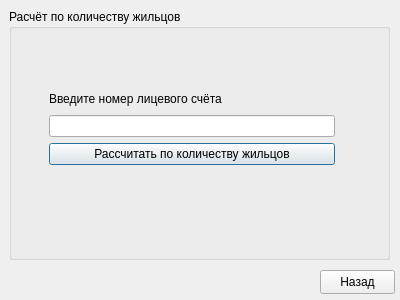
<?xml version="1.0" encoding="UTF-8"?>
<ui version="4.0">
 <class>MethodTenantCount</class>
 <widget class="QDialog" name="MethodTenantCount">
  <property name="geometry">
   <rect>
    <x>0</x>
    <y>0</y>
    <width>400</width>
    <height>300</height>
   </rect>
  </property>
  <property name="windowTitle">
   <string>Dialog</string>
  </property>
  <widget class="QGroupBox" name="groupBox">
   <property name="geometry">
    <rect>
     <x>9</x>
     <y>9</y>
     <width>381</width>
     <height>251</height>
    </rect>
   </property>
   <property name="title">
    <string>Расчёт по количеству жильцов</string>
   </property>
   <widget class="QWidget" name="layoutWidget">
    <property name="geometry">
     <rect>
      <x>40</x>
      <y>80</y>
      <width>286</width>
      <height>76</height>
     </rect>
    </property>
    <layout class="QVBoxLayout" name="verticalLayout">
     <item>
      <widget class="QLabel" name="label">
       <property name="text">
        <string>Введите номер лицевого счёта</string>
       </property>
      </widget>
     </item>
     <item>
      <widget class="QLineEdit" name="lineEdit_selectRow"/>
     </item>
     <item>
      <widget class="QPushButton" name="pushButton_calculate">
       <property name="text">
        <string>Рассчитать по количеству жильцов</string>
       </property>
      </widget>
     </item>
    </layout>
   </widget>
  </widget>
  <widget class="QPushButton" name="pushButton_toChoiceWin">
   <property name="geometry">
    <rect>
     <x>320</x>
     <y>270</y>
     <width>75</width>
     <height>24</height>
    </rect>
   </property>
   <property name="text">
    <string>Назад</string>
   </property>
  </widget>
 </widget>
 <resources/>
 <connections/>
</ui>
